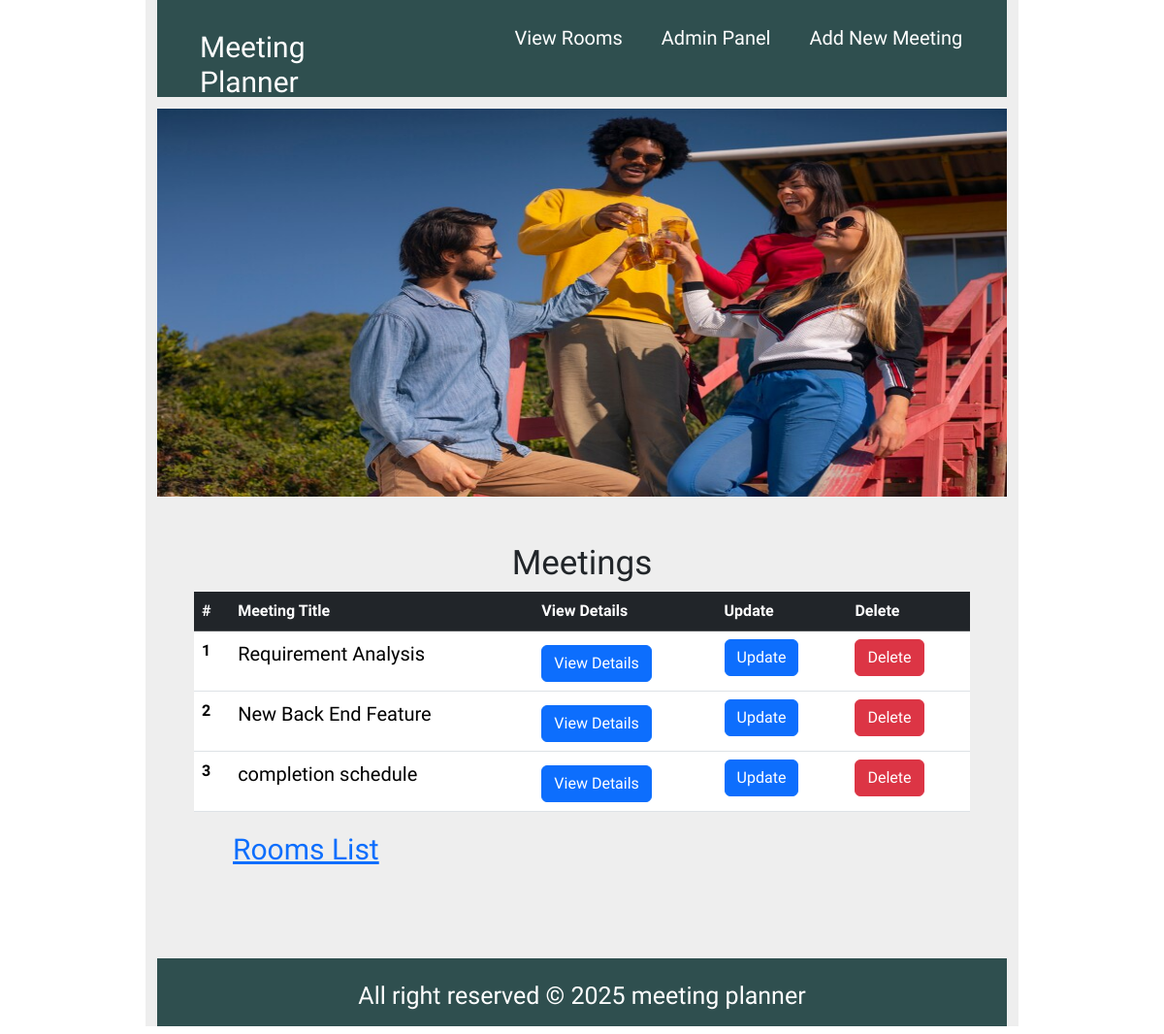
The page /welcome.html on the database as committed earlier.
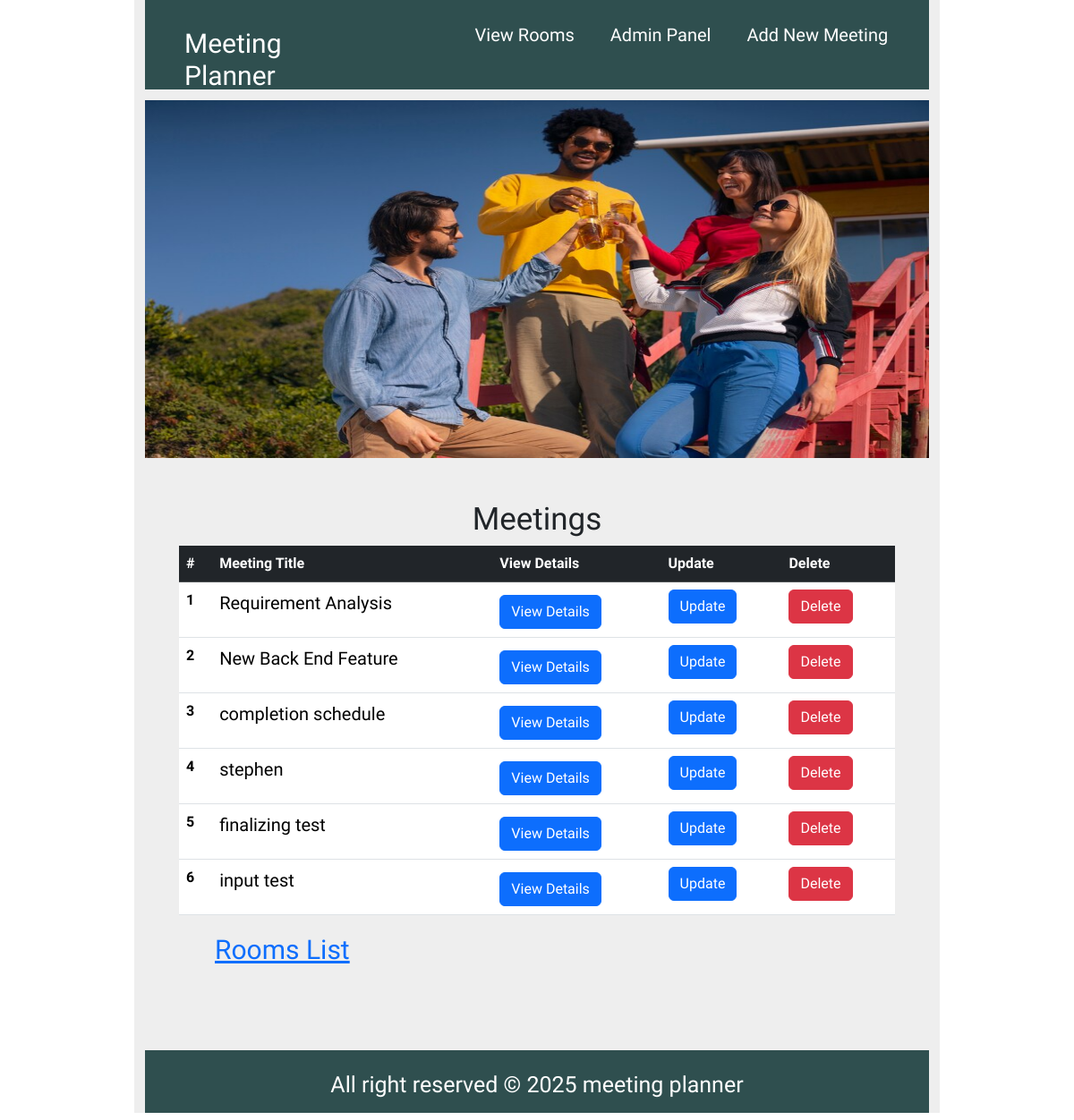
The same page on the database as committed later.
### meetings/models.py (models this page shows, shortened)
class Meeting(models.Model):
    title = models.CharField(max_length=200)
    date = models.DateField()
    start_time = models.TimeField(default=time(9))
    duration = models.IntegerField(default=1)
    room=models.ForeignKey(Room, on_delete=models.CASCADE)

### website/views.py (the view)
# urls.py: path('welcome.html',welcome, name="welcome"),
def welcome(request):
    return render(request, "website/welcome.html",{"meetings": Meeting.objects.all()})

### website/templates/website/welcome.html
{% extends 'base.html' %}

### website/templates/base.html (shortened to what this page needs)
{% load static %}
<!DOCTYPE html>
<html lang="en">
<head>
    <link rel="stylesheet" href="{% static 'style.css' %}">
    {% block bootstrap-link %}
    <link href="https://cdn.jsdelivr.net/npm/bootstrap@5.3.3/dist/css/bootstrap.min.css" rel="stylesheet">
    {% endblock bootstrap-link %}
</head>
<body>
    {% block container-content %}
 <div class="container">
     <div class="header">
        <div class="logo">
            <h2><a href="{% url 'welcome' %}">Meeting Planner </a></h2>
        </div>
        <div class="nav">
            <ul>
                <li><a href="{% url 'rooms' %}">View Rooms</a></li>
                <li><a href="{% url 'admin:index' %}">Admin Panel</a></li>
                <li><a href="{% url 'new' %}">Add New Meeting</a></li>
            </ul>
        </div>
    </div>
        <img src="{% static 'meeting-crew.jpg' %}" alt="" style="width:100%; height:400px;">
    <div class="content">
        <br><br>
        <h2 style="text-align:center; font-size:35px;">Meetings</h2>
        <table class="table">
            <thead class="table-dark">
              <tr>
                <th scope="col">#</th>
                <th scope="col">Meeting Title</th>
                <th scope="col">View Details</th>
                <th scope="col">Update</th>
                <th scope="col">Delete</th>
              </tr>
            </thead>
            <tbody>
             {% for meeting in meetings %}
              <tr>
                <th scope="row">{{meeting.id}}</th>
                <td class="meeting-table-text">{{meeting.title}}</td>
                <td><a href="{% url 'detail' meeting.id %}" style="font-size:30px;"><button class="btn btn-primary">View Details</button></a></td>
                <td><button class="btn btn-primary">Update</button></td>
                <td><button class="btn btn-danger">Delete</button></td>
              </tr>
              {% endfor %}
            </tbody>
          </table>
    <a  class="room-list" href="{% url 'rooms' %}">Rooms List</a>
    </div>
    <div class="footer">
        <div class="footer-text">All right reserved &copy; 2025 meeting planner</div>
    </div>
 </div>
 {% endblock container-content %}
</body>
</html>

Rows that differ between the two databases and show on the page:
added Meeting: id "4", title "stephen"
added Meeting: id "5", title "finalizing test"
added Meeting: id "6", title "input test"
